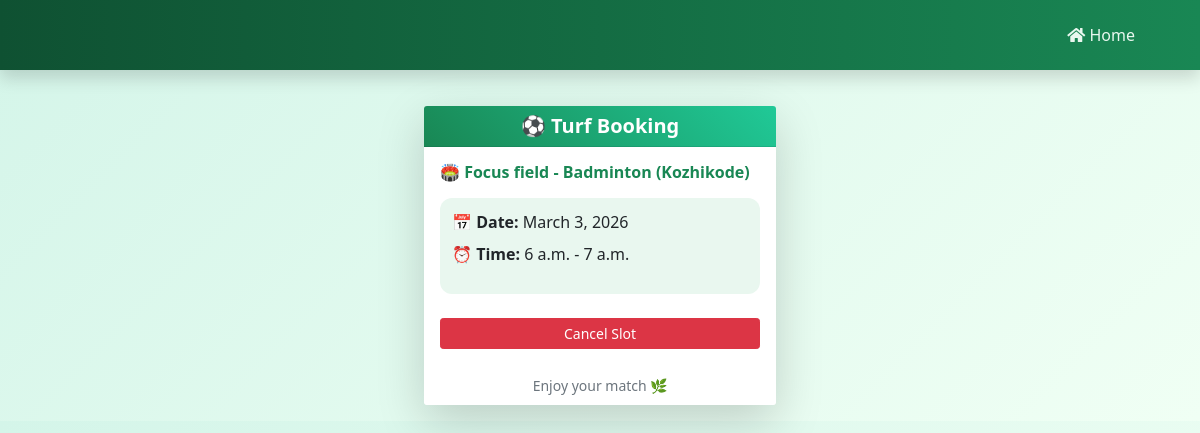
The page /cart/ (signed in) on the database its author committed.
### app1/models.py (models this page shows, shortened)
class Booking(models.Model):
    user = models.ForeignKey(settings.AUTH_USER_MODEL, on_delete=models.CASCADE, null=True, blank=True)
    turf = models.ForeignKey(Turf, on_delete=models.CASCADE, null=True, blank=True)
    date = models.DateField(default=date.today)
    start_time = models.TimeField(default=time(6, 0))
    end_time = models.TimeField(default=time(7, 0))

class Turf(models.Model):
    name = models.CharField(max_length=150)
    sport = models.CharField(max_length=30, choices=SPORT_CHOICES)
    district = models.CharField(max_length=50, choices=DISTRICT_CHOICES)
    address = models.TextField(blank=True)
    price_per_hour = models.DecimalField(max_digits=8, decimal_places=2)
    image = models.ImageField(upload_to='turfs/', blank=True, null=True)
    description = models.TextField(blank=True)
    def __str__(self):
        return f"{self.name} - {self.sport} ({self.district})"

### app1/views.py (the view)
# urls.py: path("cart/", user_views.getMyorder.as_view(), name="cart"),
class getMyorder(View):
    def get(self,request,*args,**kwargs):
        orders=Booking.objects.filter(user=request.user)
        return render(request,"myorders.html",{'orders':orders})

### app1/templates/myorders.html (shortened to what this page needs)
<!DOCTYPE html>
<html lang="en">
<head>
  <link rel="stylesheet"
    href="https://cdnjs.cloudflare.com/ajax/libs/twitter-bootstrap/5.0.0-beta1/css/bootstrap.min.css" />
  <link rel="stylesheet"
    href="https://cdnjs.cloudflare.com/ajax/libs/font-awesome/5.15.2/css/all.min.css" />
</head>
<body>
  <nav class="navbar navbar-expand-lg navbar-dark fixed-top shadow custom-navbar">
    <div class="container">
      <div class="collapse navbar-collapse" id="nav">
        <ul class="navbar-nav ms-auto align-items-center">
          <li class="nav-item">
            <a class="nav-link" href="{% url 'home' %}">
              <i class="fas fa-home"></i> Home
            </a>
          </li>
        </ul>
      </div>
    </div>
  </nav>
  <div class="container d-flex flex-wrap justify-content-center">
    {% for order in orders %}
    <div class="card turf-card border-0 shadow-lg rounded-4 m-3" style="width: 22rem;">
      <div class="card-header text-white text-center rounded-top-4 gradient-header">
        <h5 class="mb-0 fw-bold">
          ⚽ Turf Booking
        </h5>
      </div>
      <div class="card-body">
        <h6 class="fw-bold text-success mb-3">
          🏟 {{order.turf}}
        </h6>
        <div class="booking-info">
          <p class="mb-2">
            📅 <strong>Date:</strong> {{order.date}}
          </p>
          <p class="mb-3">
            ⏰ <strong>Time:</strong> {{order.start_time}} - {{order.end_time}}
          </p>
        </div>
        <br>
        <div class="d-grid">
          <a href="{% url 'book_delete' order.id %}" class="btn btn-danger btn-sm">
            Cancel Slot
          </a>
        </div>
      </div>
      <div class="card-footer text-center border-0 bg-white">
        <small class="text-muted">Enjoy your match 🌿</small>
      </div>
    </div>
    {% endfor %}
  </div>
</body>
</html>

### app1/templates/myorders.html (style rules this page uses)
body { background: linear-gradient(135deg, #d4f5e9, #f0fff4); padding-top: 90px; }
.custom-navbar { background: linear-gradient(90deg, #0f5132, #198754); padding: 15px 0; }
.nav-link { color: #e9f7ef !important; font-weight: 500; margin-right: 15px; transition: 0.3s ease; }
.gradient-header { background: linear-gradient(45deg, #198754, #20c997); }
.turf-card { transition: all 0.3s ease; }
.booking-info { background-color: #e9f7ef; padding: 12px; border-radius: 12px; }

### rows shown on the page
Booking: turf "Focus field - Badminton (Kozhikode)", date "March 3, 2026", start_time "6 a.m.", end_time "7 a.m."
